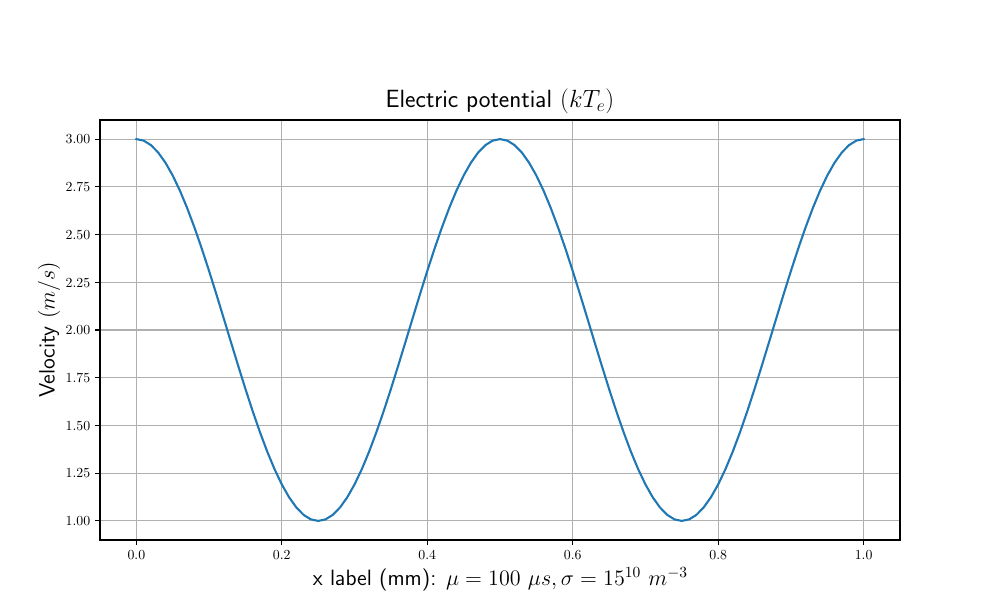

Write Python code to recreate this figure.
# -*- coding: utf-8 -*-

from __future__ import unicode_literals
import numpy as np
import matplotlib.pyplot as plt
import matplotlib
matplotlib.rcParams['text.usetex'] = True
#matplotlib.rcParams['text.latex.unicode'] = True



plt.figure(1, figsize=(10, 6))
ax = plt.axes([0.1, 0.1, 0.8, 0.7])
t = np.arange(0.0, 1.0 + 0.01, 0.01)
s = np.cos(2*2*np.pi*t) + 2
plt.plot(t, s)

plt.xlabel(r'x label (mm): ' r'$\mu=100\ \mu s, \sigma=15^{10}\ m^{-3}$', fontsize=16)
plt.ylabel(r'Velocity $(m/s)$', fontsize=16)
#plt.title(r'\TeX\ is Number $\displaystyle\sum_{n=1}^\infty'
#          r'\frac{-e^{i\pi}}{2^n}$!', fontsize=16, color='r')
plt.title(r'Electric potential $(kT_e)$',fontsize=18,fontweight='bold')
plt.grid(True)
#plt.savefig("latex.png", dpi=300)
plt.savefig("latex.pdf", dpi=300)
#plt.show()
